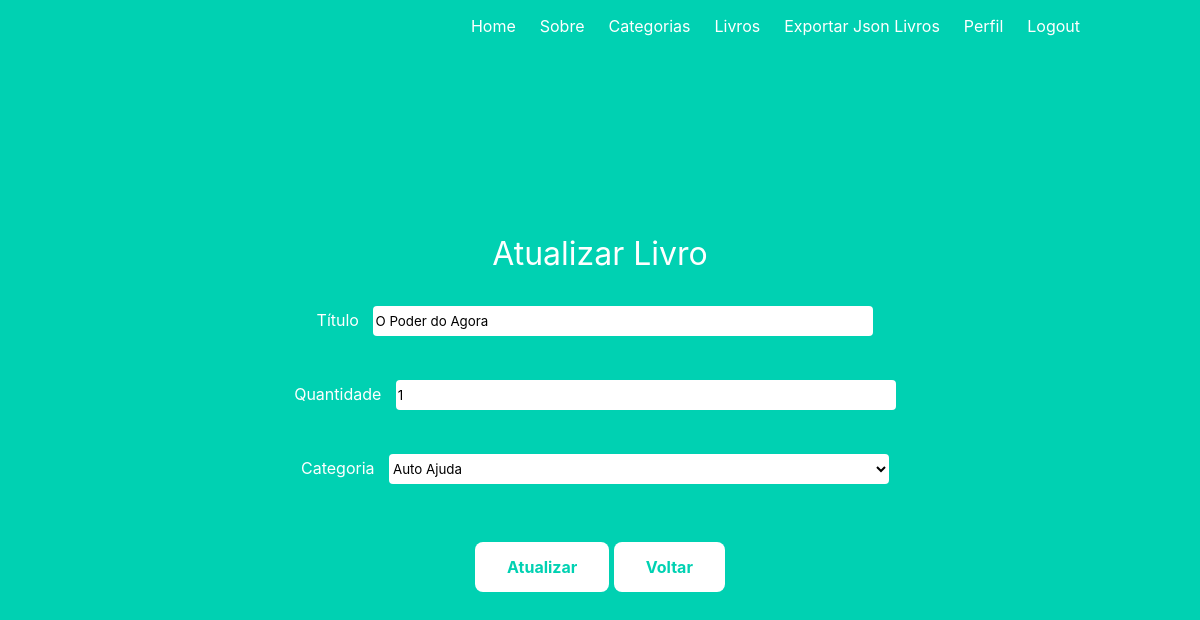
The app's page /editp/26 (signed in) with its own data.
### models.py (models this page shows)
class Product( db.Model):
    __tablename__ = 'product'
    __table_args__ = {'sqlite_autoincrement': True}
    id = db.Column(db.Integer, primary_key=True, autoincrement=True)
    name = db.Column(db.String(100))
    quantity = db.Column(db.Integer)
    category_id = db.Column(db.Integer, db.ForeignKey('category.id'))
    category = db.relationship('Category')

### product.py (the view)
@product.route("/editp/<int:id>", methods=["GET", "POST"])
def atualizarp(id):
    form = ProductForm()
    product = Product.query.filter_by(id=id).first()
    form.category_id.choices = [(c.id, c.name) for c in Category.query.order_by('name')]
    if form.validate_on_submit():
        form.populate_obj(product)
        db.session.commit()
        return redirect(url_for("product.indexp"))
    form.insert_data(product)
    return render_template("edit_product.html", form=form)

### forms.py
class ProductForm(FlaskForm):
    name = StringField('Título', validators=[DataRequired()])
    quantity = IntegerField('Quantidade', validators=[DataRequired()])
    category_id = SelectField('Categoria',coerce=int)
    def insert_data(self, product):
        self.name.data = product.name
        self.quantity.data = product.quantity
        self.category_id.data = product.category.id

### templates/edit_product.html (shortened to what this page needs)
{% from "macro.html" import render_field %}
{% extends "base.html" %}
{% block content %}
<section class="container-center">
    <form method="POST" action="">
        <div class="title">
            <h1>Atualizar Livro</h1>
        </div>
        {% for field in form if field.name != "csrf_token" %}
        <div class="form-group">
            {{ render_field(field, class='caixa_texto') }}
        </div>
        <br>
        {% endfor %}
        <div>
            <br>
            <input type="submit" class="btn btn-primary btn-lg custom_btn" value="Atualizar">
            <a href="{{ url_for('product.indexp') }}"><input type="button" class="btn btn-primary btn-lg"
                    value="Voltar"></a>
        </div><br>
    </form>
</section>
{% endblock %}

### templates/macro.html (shortened to what this page needs)
{% macro render_field(field) %}
{{ field.label }}
{{ field(**kwargs)|safe }}
{% endmacro %}

### templates/base.html (style rules this page uses)
input[type="button"i] { background-color: #FFF; border: none; color: #00d1b2; padding: 15px 32px; text-align: center; text-decoration: none; display: inline-block; font-size: 16px; border-radius: 8px; font-weight: bold; cursor: pointer; }
h1, h2 { font-weight: bold; }
.custom_btn { background-color: #FFF; border: none; color: #00d1b2; padding: 15px 32px; text-align: center; text-decoration: none; display: inline-block; font-size: 16px; border-radius: 8px; font-weight: bold; cursor: pointer; }
.caixa_texto { background-color: #FFF; border-radius: 4px; border: none; width: 500px; height: 30px; margin: 10px; }

### records on screen
Product: name "O Poder do Agora" "1" "Auto Ajuda"

### other values on screen
{{ field.label }} "Título" "Quantidade" "Categoria"
